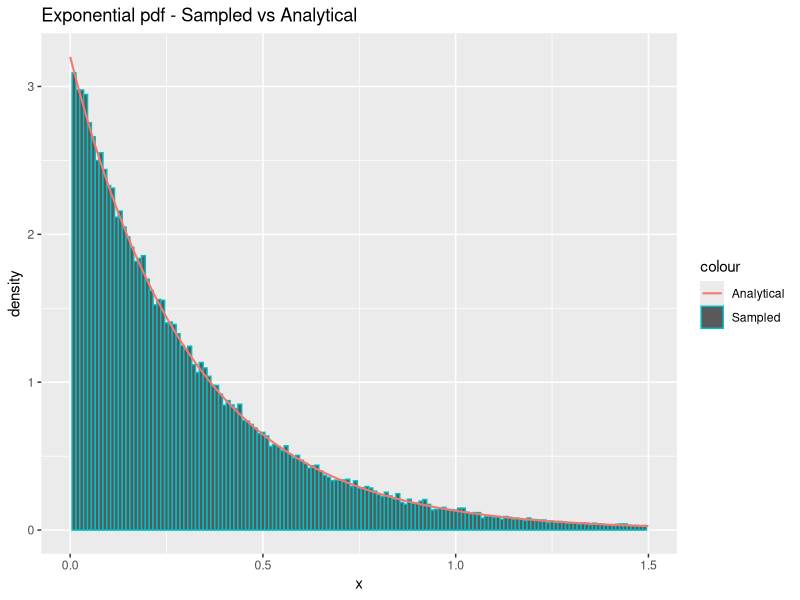
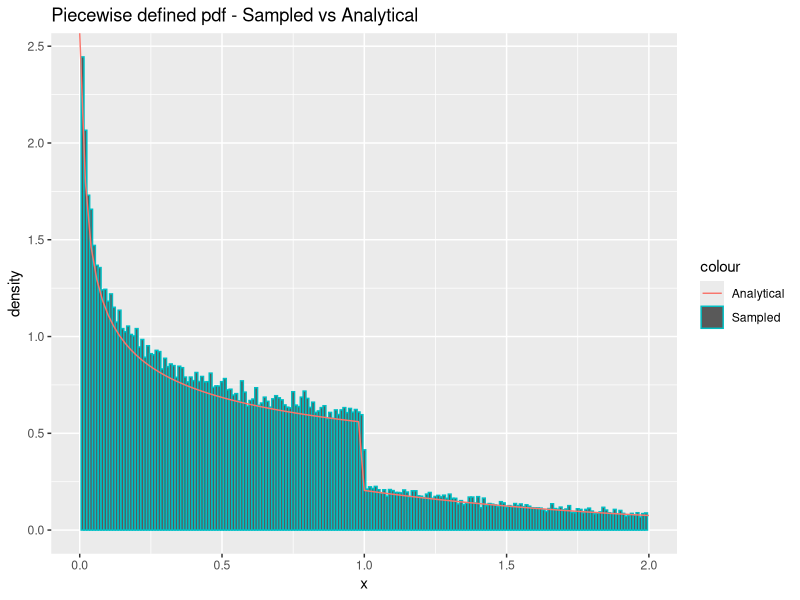
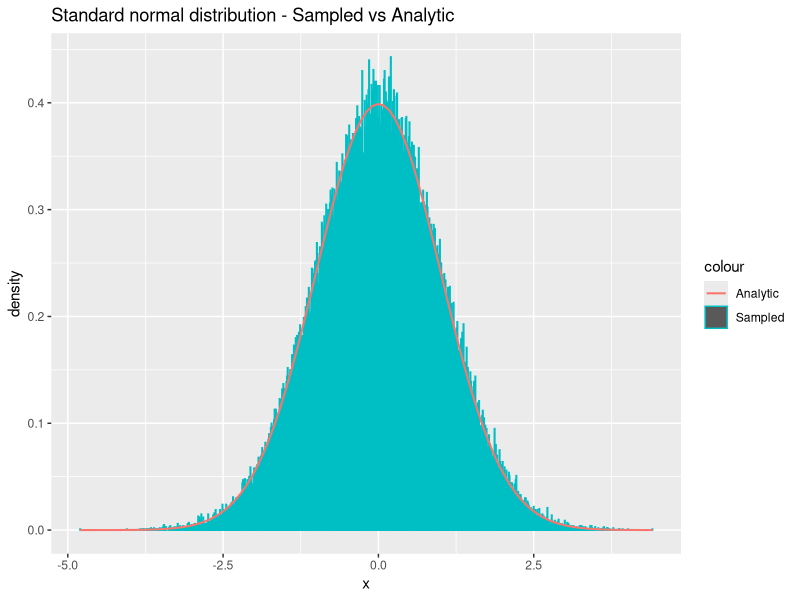
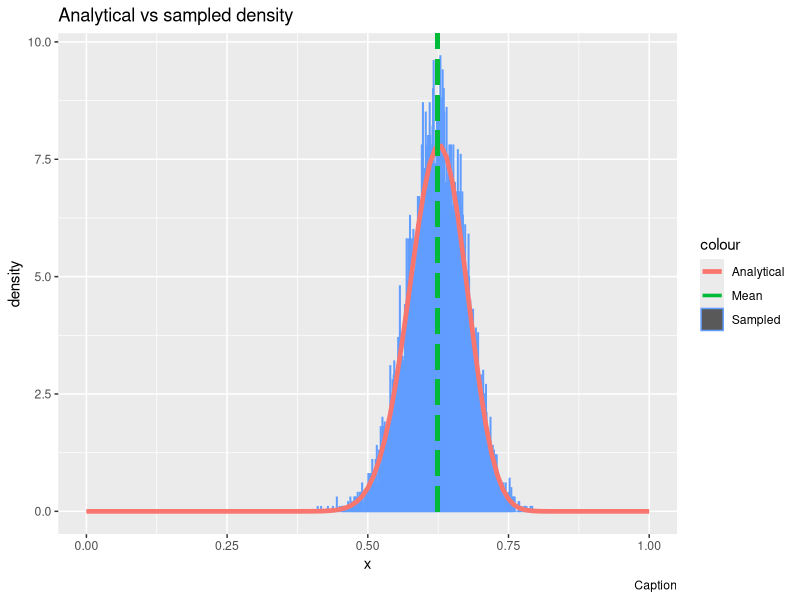

Source code (R) for these figures, in order:
## ---- chunk 1
  sample_exponential = function(n, lambda) {
    uniforms = runif(n)
    return(exponentials = -1/lambda * log(uniforms))
  }
## ---- chunk 2
  n = 100000
  lambda = 3.2
  
  x = sample_exponential(n, lambda)
  cat('Theoretical mean:', 1/lambda, '\n')
  cat('Sample mean:', mean(x), '\n----\n')
  cat('Theoretical variance:', 1/lambda^2, '\n')
  cat('Sample variance:', var(x), '\n')
## ---- chunk 3
  library(ggplot2)
  df = data.frame(theo=seq(0,max(x),length.out=n), x=x)
  ggplot(df, aes(x=x)) +
    geom_histogram(aes(y = ..density.., color = "Sampled"), binwidth=0.01) +
    stat_function(fun=dexp,geom = "line",size=0.7,args=(mean=lambda),aes(color="Analytical")) +
    ggtitle("Exponential pdf - Sampled vs Analytical") +
    labs(x='x', y='density') +
    xlim(0, 1.5)
## ---- chunk 4
  density_g = function(x, alpha) {
    c = alpha*exp(1)/(alpha + exp(1))
    density = vector(length = length(x))
    density[x < 1.] = c*x[x<1.]^(alpha-1)
    density[x >= 1.] = c*exp(-x[x>=1.])
    return(as.double(density))
  }


  sample_g = function(n, alpha) {
    c = (alpha * exp(1)) / (alpha + exp(1))
    u = runif(n)
    samples = vector(length=length(u))
    samples[u < c/alpha] = (alpha/c*u[u < c/alpha])^(1/alpha)
    samples[u >= c/alpha] = log(c / (1 - u[u >= c/alpha]))
    return(samples)
  }
## ---- chunk 5
  n=100000
  alpha = 0.7
  x = sample_g(n, alpha)
  cat("Empirical mean:", mean(x), "\n")
  c = (alpha * exp(1)) / (alpha + exp(1))
  cat("Theoretical mean:", c/(alpha+1) + 2 * c / exp(1), "\n")
  cat("----\n")
  cat("Empirical variance:", var(x), "\n")
  cat("Theoretical variance:", c/(alpha+2) + 5*c/exp(1) - (c/(alpha+1) + 2*c/exp(1))^2)
## ---- chunk 6
  library(ggplot2)
  df <- data.frame(theo=seq(0,max(x),length.out=n), x=x)
  ggplot(df, aes(x = x)) +
    geom_histogram(aes(y = ..density.., color = "Sampled"), binwidth=0.01) +
    stat_function(fun=density_g,geom = "line",size=0.5,args=(mean=alpha),aes(color="Analytical")) + 
    xlim(0, 2) + 
    ggtitle("Piecewise defined pdf - Sampled vs Analytical") + labs(x='x', y='density')
## ---- chunk 7
  # TODO: only works with even n
  sample_standard_normal = function(n) {
    x_1 = runif(n/2, 0, 2*pi)
    x_2 = sample_exponential(n/2, lambda=1/2)
    y_1 = sqrt(x_2) * cos(x_1)
    y_2 = sqrt(x_2) * sin(x_1)
    return(c(y_1, y_2))
  }
## ---- chunk 8
  n = 100000
  y = sample_standard_normal(n)
  
  cat("Empirical mean:", mean(y), "\n")
  cat("Theoretical mean:", 0, '\n')
  cat("----\n")
  cat("Empirical variance:", var(y), "\n")
  cat("Theoretical variance:", 1, "\n")

## ---- chunk 9
  library(ggplot2)
  df = data.frame(theo=seq(0,max(x),length.out=n), x=y)
  ggplot(df, aes(x=y)) +
    geom_histogram(aes(y = ..density.., color = "Sampled"), binwidth=0.01) +
    stat_function(fun=dnorm,geom = "line",size=0.7,args=list(0,1),aes(color="Analytic")) +
    ggtitle("Standard normal distribution - Sampled vs Analytic") +
    labs(x='x', y='density')
## ---- chunk 10
sample_normal_d = function(d, mu, sigma) {
  x = sample_standard_normal(d)
  y <- mu + t(chol(sigma))%*%x
  return(y)
}
## ---- chunk 11

d = 2
n = 100000
mu = c(1.5, 3)
sigma = matrix(c(5,7,7,10),ncol=d,nrow=d)
samples = matrix(NA, ncol=d, nrow=n)
for (i in 1:n){
  samples[i,] = sample_normal_d(d,mu,sigma) # Draw n samples
}

average = apply(samples, 2, mean)
print("Mean vector:")
print.data.frame(data.frame(average))
covmat = cov(samples)
print("Covariance matrix:")
print.data.frame(data.frame(covmat))
## ---- chunk 12

#Estimate probability
n = 100000
x = sample_standard_normal(n)

hit_counter = 0
for (num in x) {
  if (num > 4) {
    hit_counter = hit_counter + 1
    
  }
}
est = hit_counter/length(x)
cat(est*100, " percent.")

#Calculate variance
confidence_interval = est + c(-1, 1)*qnorm(.975)*sqrt(var(x)/n)

cat("Confidence:", confidence_interval*100, "percent.")

## ---- chunk 13

#Function to be sampled from
dna_function = function(x) {
    return((2 + x)^125 * (1 - x)^38 * x^34)
}

#Find highest value of dna_function to set as max c
target_c = optimize(dna_function, c(0, 1), maximum = TRUE)

#Find normalizing constant
n_c = integrate(dna_function, 0, 1)$val

generate_samples = function(n) {
    samples = rep(NA, n)
    run_cnt = 0
    for (i in 1:n) {
        done = 0
        while (done == 0) {
            x_sample = runif(1)  # Proposal sample
            a = dna_function(x_sample)/target_c$objective #Acceptance probability
            u = runif(1) #Used to determine acceptance
            # Accept if u<a(alpha)
            if (u <= a) {
                samples[i] = x_sample
                done = 1
            }
            run_cnt = run_cnt + 1
        }
    }
    return(list(samples = samples, iterations = run_cnt))
}


## ---- chunk 14

n = 10000

# Function used to find actual mean
g = function(x) {
  return(x*dna_function(x)*x)
}

dna_func_density = function(x) {
  return(dna_function(x)/n_c)
}


y = generate_samples(n) #Generate samples from the distribution

est_mean = sum(y$samples)/n

cat("Estimated mean: ", sum(y$samples)/n)


cat("Theoretical mean: ", integrate(g, 0, 1)$val/n_c)

#Generate histogram

df = data.frame(theo = seq(0, 1, length.out = n), value = y$samples)

#TODO: Add caption
ggplot(df, aes(x = value)) + geom_histogram(aes(y = ..density.., colour = "Sampled"), 
    binwidth = 0.001) + stat_function(fun = dna_func_density, geom = "line", 
    size = 1.6, aes(colour = "Analytical")) + ggtitle("Analytical vs sampled density") + 
    xlim(0, 1) + geom_segment(x = sum(y$samples)/n, xend = sum(y$samples)/n, 
    y = 0, yend = 100, aes(colour = "Mean"), size = 1.2, linetype = "longdash") + 
    labs(x = "x", y = "density", caption = paste("Caption"))

## ---- chunk 15
cat("Average random numbers per sample: ",y$iterations/n)
cat("Theoretical expected numbers per sample: ", target_c$objective/n_c)
